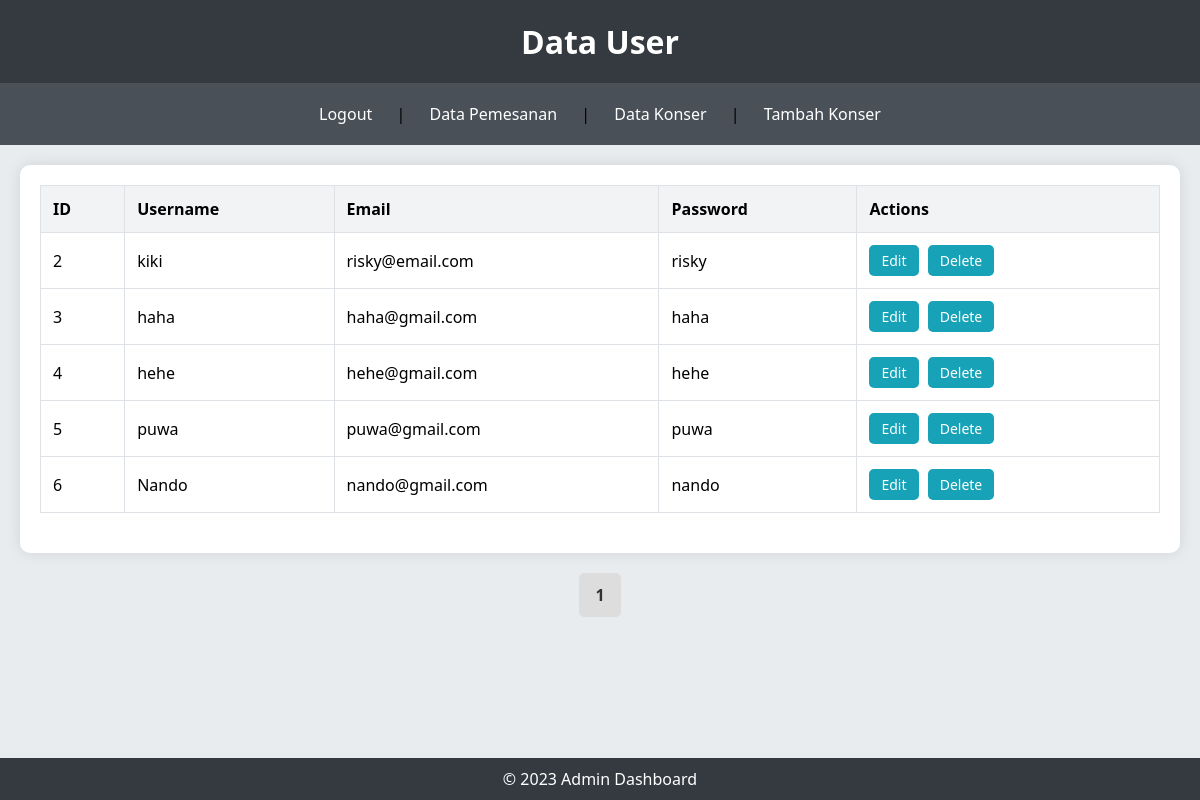
Screenshot of /admin/user.php with the database file from the repository.
### tables this page shows
CREATE TABLE `user` (
  `id` int(11) NOT NULL,
  `username` varchar(225) NOT NULL,
  `email` varchar(225) NOT NULL,
  `password` varchar(225) NOT NULL
);

### admin/user.php (the view, shortened to what this page needs)
<?php
include '../koneksi.php';
$limit = 5;
$page = isset($_GET['page']) ? $_GET['page'] : 1;
$offset = ($page - 1) * $limit;
$sql = "SELECT id, username, email, password FROM user LIMIT $limit OFFSET $offset";
$result = $conn->query($sql);
$total_sql = "SELECT COUNT(*) FROM user";
$total_result = $conn->query($total_sql);
$total_rows = $total_result->fetch_array()[0];
$total_pages = ceil($total_rows / $limit);
?>
<!DOCTYPE html>
<html lang="en">
<head>
    <link rel="stylesheet" href="css.css">
</head>
<body>
    <header>
        <h1>Data User</h1>
    </header>
    <nav>
        <a href="logout.php" onclick="return confirm('Yakin ingin LOGOUT?')">Logout</a> |
        <a href="data_pemesanan.php">Data Pemesanan</a> |
        <a href="data_konser.php">Data Konser</a> |
        <a href="tambah_konser.html">Tambah Konser</a>
    </nav>
    <div class="container">
        <div class="table-wrapper">
            <?php
            if ($result->num_rows > 0) {
                echo "<table>";
                echo "<tr><th>ID</th><th>Username</th><th>Email</th><th>Password</th><th>Actions</th></tr>";
                while ($row = $result->fetch_assoc()) {
                    echo "<tr>";
                    echo "<td>" . $row["id"] . "</td>";
                    echo "<td>" . $row["username"] . "</td>";
                    echo "<td>" . $row["email"] . "</td>";
                    echo "<td>" . $row["password"] . "</td>";
                    echo "<td><a href='edituser.php?id=" . $row["id"] . "' class='btn'>Edit</a>
                              <a href='hapususer.php?id=" . $row["id"] . "' class='btn' onclick='return confirm(\"Yakin ingin menghapus user ini?\")'>Delete</a></td>";
                    echo "</tr>";
                }
                echo "</table>";
            } else {
                echo "0 results";
            }
            ?>
        </div>
        <div class="pagination">
            <?php
            for ($i = 1; $i <= $total_pages; $i++) {
                if ($i == $page) {
                    echo "<a href='?page=$i' class='active'>$i</a>";
                } else {
                    echo "<a href='?page=$i'>$i</a>";
                }
            }
            ?>
        </div>
    </div>
    <footer>&copy; 2023 Admin Dashboard</footer>
</body>
</html>

### admin/css.css (style rules this page uses)
body { font-family: 'Segoe UI', Tahoma, Geneva, Verdana, sans-serif; background-color: #e9ecef; margin: 0; padding: 0; display: flex; flex-direction: column; min-height: 100vh; }
header { background-color: #343a40; color: white; padding: 20px 0; text-align: center; }
header h1 { margin: 0; }
nav { background-color: #495057; padding: 10px 0; text-align: center; }
nav a { color: white; text-decoration: none; padding: 10px 20px; display: inline-block; transition: background-color 0.3s; }
.container { flex: 1; padding: 20px; }
.table-wrapper { background-color: white; box-shadow: 0 0 15px rgba(0, 0, 0, 0.1); padding: 20px; border-radius: 10px; overflow-x: auto; }
table { width: 100%; border-collapse: collapse; margin-bottom: 20px; }
table, th, td { border: 1px solid #dee2e6; }
th, td { padding: 12px; text-align: left; }
th { background-color: #f1f3f5; }
td .btn { background-color: #17a2b8; color: white; text-decoration: none; padding: 6px 12px; border-radius: 5px; margin-right: 5px; transition: background-color 0.3s; }
.btn { display: inline-block; padding: 8px 12px; font-size: 14px; color: white; background-color: #4CAF50; border: none; border-radius: 4px; text-align: center; text-decoration: none; cursor: pointer; transition: background-color 0.3s; }
footer { background-color: #343a40; color: white; text-align: center; padding: 10px 0; position: relative; bottom: 0; width: 100%; }

### admin/user.php (style rules this page uses)
.pagination { margin: 20px; display: flex; justify-content: center; }
.pagination a { margin: 0 5px; padding: 10px 15px; text-decoration: none; color: #333; background-color: #fff; border: 1px solid #ddd; border-radius: 5px; transition: background-color 0.3s; }
.pagination a.active { font-weight: bold; background-color: #ddd; }

### rows the page displays
user: id "2", username "kiki", email "risky@email.com", password "risky"
user: id "3", username "haha", email "haha@gmail.com", password "haha"
user: id "4", username "hehe", email "hehe@gmail.com", password "hehe"
user: id "5", username "puwa", email "puwa@gmail.com", password "puwa"
user: id "6", username "Nando", email "nando@gmail.com", password "nando"
